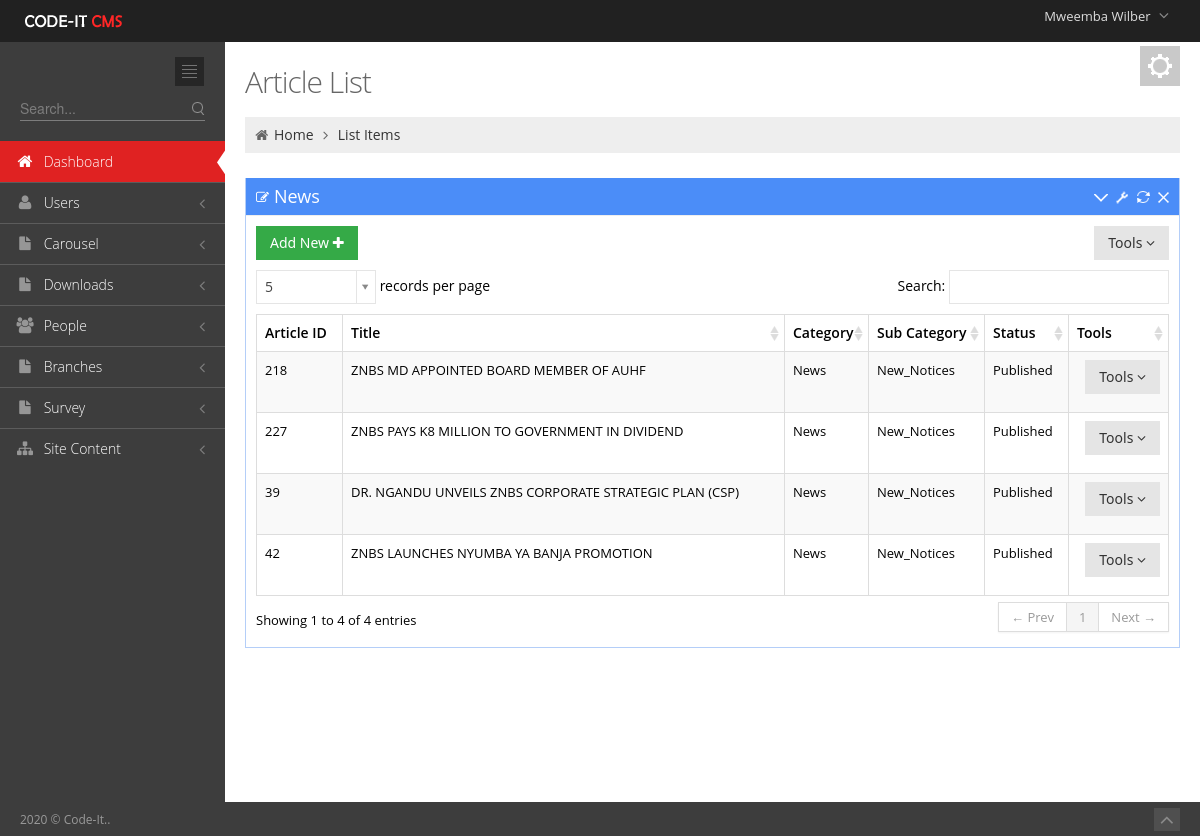
Screenshot of /Admin/ArticleListNews.php (signed in) with the database file from the repository.
### tables this page shows
CREATE TABLE `user_tbl` (
  `username` varchar(50) NOT NULL,
  `password` text NOT NULL,
  `email` text NOT NULL,
  `contact_no` varchar(50) NOT NULL,
  `branch` int(11) NOT NULL,
  `level` int(11) NOT NULL,
  `Position` text NOT NULL,
  `active` int(11) NOT NULL,
  `Staff_no` int(11) NOT NULL,
  `profile_picture` text NOT NULL,
  `last_pass_change` date NOT NULL,
  `emp_id` int(3) NOT NULL,
  `Status` varchar(20) NOT NULL,
  `date_created` date NOT NULL
);

CREATE TABLE `employees_tbl` (
  `emp_id` int(4) UNSIGNED ZEROFILL NOT NULL,
  `Title` text NOT NULL,
  `first_name` varchar(100) DEFAULT NULL,
  `last_name` varchar(100) DEFAULT NULL,
  `date_of_birth` date DEFAULT NULL,
  `email` varchar(100) DEFAULT NULL,
  `mobile_number` varchar(18) DEFAULT NULL,
  `whatsapp` text NOT NULL,
  `address1` varchar(100) DEFAULT NULL,
  `address2` varchar(100) DEFAULT NULL,
  `city_town` varchar(100) DEFAULT NULL,
  `genda` varchar(10) DEFAULT NULL,
  `country` varchar(100) DEFAULT NULL,
  `date_joined` date DEFAULT NULL,
  `jobRole` text,
  `Qualification_level` varchar(40) NOT NULL,
  `qualification_Area` varchar(100) NOT NULL,
  `Category` text NOT NULL,
  `Picture` text NOT NULL,
  `brief_profile` text NOT NULL
);

CREATE TABLE `articles` (
  `article_id` int(11) NOT NULL,
  `At_Title` text NOT NULL,
  `At_content` longtext NOT NULL,
  `At_image` text NOT NULL,
  `At_sub_cat` int(11) NOT NULL,
  `At_category` int(11) NOT NULL,
  `At_status` text NOT NULL,
  `Document` text NOT NULL,
  `ytube` text NOT NULL
);

CREATE TABLE `at_categories` (
  `ID` int(11) NOT NULL,
  `Name` text NOT NULL
);

CREATE TABLE `sub_category` (
  `Sub_id` int(11) NOT NULL,
  `Sub_name` text NOT NULL,
  `Category_id` int(11) NOT NULL
);

### includes/sessions.php (called while the page is built, shortened)
<?php
include 'Dbconnect.php';
$dbuser=$_SESSION['username'];
   $query="SELECT * FROM `user_tbl` INNER JOIN `employees_tbl` ON `employees_tbl`.`emp_id`=`user_tbl`.`Staff_no` WHERE `username`='$dbuser'";
      $q1=mysqli_query($conn,$query)or die(mysqli_error());
            while ($row = mysqli_fetch_array($q1)) {
            $firstname=$row['first_name'];
            }
?>

### Admin/ArticleListNews.php (the view, shortened to what this page needs)
<?php include '../includes/sessions.php';?><!DOCTYPE html>
 <html lang="en">
<head>
	<link href="media/css/bootstrap.min.css" rel="stylesheet" type="text/css"/>
	<link href="media/css/bootstrap-responsive.min.css" rel="stylesheet" type="text/css"/>
	<link href="media/css/font-awesome.min.css" rel="stylesheet" type="text/css"/>
	<link href="media/css/style-metro.css" rel="stylesheet" type="text/css"/>
	<link href="media/css/style.css" rel="stylesheet" type="text/css"/>
	<link href="media/css/style-responsive.css" rel="stylesheet" type="text/css"/>
	<link href="media/css/default.css" rel="stylesheet" type="text/css" id="style_color"/>
	<link href="media/css/uniform.default.css" rel="stylesheet" type="text/css"/>
	<link rel="stylesheet" type="text/css" href="media/css/select2_metro.css" />
	<link rel="stylesheet" href="media/css/DT_bootstrap.css" />
</head>
<?php
include 'includes/header.php';
include 'includes/sidebar.php';
?>
		<div class="page-content">
			<div class="container-fluid">
				<div class="row-fluid">
					<div class="span12">
						<div class="color-panel hidden-phone">
							<div class="color-mode-icons icon-color"></div>
						</div>
						<h3 class="page-title">
							Article List
						</h3>
						<ul class="breadcrumb">
							<li>
								<i class="icon-home"></i>
								<a href="index.html">Home</a>
								<i class="icon-angle-right"></i>
							</li>
							<li><a href="#">List Items</a></li>
						</ul>
					</div>
				</div>
				<div class="row-fluid">
					<div class="span12">
						<div class="portlet box blue">
							<div class="portlet-title">
								<div class="caption"><i class="icon-edit"></i>News</div>
								<div class="tools">
									<a href="javascript:;" class="collapse"></a>
									<a href="#portlet-config" data-toggle="modal" class="config"></a>
									<a href="javascript:;" class="reload"></a>
									<a href="javascript:;" class="remove"></a>
								</div>
							</div>
							<div class="portlet-body">
								<div class="clearfix">
									<div class="btn-group">
										<a href="NewArticles.php"><button " class="btn green">
										Add New <i class="icon-plus"></i>
										</button></a>
									</div>
									<div class="btn-group pull-right">
										<button class="btn dropdown-toggle" data-toggle="dropdown">Tools <i class="icon-angle-down"></i>
										</button>
									</div>
								</div>
								<table class="table table-striped table-hover table-bordered" id="sample_editable_1">
									<thead>
										<tr>
											<th>Article ID</th>
											<th>Title</th>
											<th>Category</th>
											<th>Sub Category</th>
											<th>Status</th>
											<th>Tools</th>
										</tr>
									</thead>
									<tbody>
                                <?php
 $propertySQL="SELECT * FROM `articles`
 INNER JOIN `at_categories` ON `articles`.`At_category`=`at_categories`.`ID` INNER JOIN `sub_category` ON `sub_category`.`Sub_id`=`articles`.`At_sub_cat`  WHERE `At_sub_cat`='17' ";
											$results=mysqli_query($conn,$propertySQL);
											while($row5=mysqli_fetch_array($results)){
            ?>
										<tr class="">
                                             <td><?php  echo $row5['article_id']; ?></td>
											<td><?php  echo $row5['At_Title']; ?></td>
											<td><?php  echo $row5['Name']; ?></td>
											<td><?php  echo $row5['Sub_name']; ?></td>
											<td><?php  echo $row5['At_status']; ?></td>
											<td><div class="btn-group pull-right">
										<button class="btn dropdown-toggle" data-toggle="dropdown">Tools <i class="icon-angle-down"></i>
										</button>
									</div></td>
										</tr>
									<?php } 		 ?>
									</tbody>
								</table>
							</div>
						</div>
					</div>
				</div>
			</div>
		</div>
	</div>
	<div class="footer">
		<div class="footer-inner">
			2020 &copy; Code-It..
		</div>
		<div class="footer-tools">
			<span class="go-top">
			<i class="icon-angle-up"></i>
			</span>
		</div>
	</div>
</body>
</html>

### Admin/includes/header.php (shortened to what this page needs)
<?php
 include '../includes/sessions.php';
?>
 <html lang="en" class="no-js">
<body class="page-header-fixed">
	<div class="header navbar navbar-inverse navbar-fixed-top">
		<div class="navbar-inner">
			<div class="container-fluid">
				<a class="brand" href="index.php">
				<img src="media/image/logo.png" alt="logo"/>
				</a>
				<ul class="nav pull-right">
					<li class="dropdown user">
						<a href="#" class="dropdown-toggle" data-toggle="dropdown">
						<span class="username"><?php echo $firstname ;?></span>
						<i class="icon-angle-down"></i>
						</a>
					</li>
				</ul>
			</div>
		</div>
	</div>
	<div class="page-container">

### Admin/media/css/style-metro.css (style rules this page uses)
div, input, select, textarea, span, img, table, td, th, p, a, button, ul, li { -webkit-border-radius: 0 !important; -moz-border-radius: 0 !important; border-radius: 0 !important; }
.btn { background-color: #e5e5e5; background-image: none; filter: none; border: 0; padding: 7px 14px; text-shadow: none; font-family: "Segoe UI", Helvetica, Arial, sans-serif; font-size: 14px; color: #333333; cursor: pointer; outline: none; -webkit-box-shadow: none !important; -moz-box-shadow: none !important; box-shadow: none !important; -webkit-border-radius: 0 !important; -moz-border-radius: 0 !important; border-radius: 0 !important; }
.btn.green { color: white; text-shadow: none; background-color: #35aa47; }

### Admin/media/css/style-responsive.css (style rules this page uses)
@media (min-width: 980px) { .page-content { margin-left: 225px; margin-top: 0px; min-height: 760px; } }

### Admin/media/css/default.css (style rules this page uses)
body { background-color: #3d3d3d !important; }
.header .navbar-inner { filter: none !important; background-image: none !important; background-color: #212121 !important; }
.header .nav li.dropdown .dropdown-toggle i { color: #8a8a8a !important; }
.footer .footer-inner { color: #999999; }
.footer .footer-tools .go-top { background-color: #4f4f4f; }
.footer .footer-tools .go-top i { color: #8a8a8a; }

### rows the page displays
user_tbl: employees_tbl.first_name "Mweemba Wilber"
articles: article_id "39", At_Title "DR. NGANDU UNVEILS ZNBS CORPORATE STRATEGIC PLAN (CSP)", at_categories.Name "News", sub_category.Sub_name "New_Notices", At_status "Published"
articles: article_id "42", At_Title "ZNBS LAUNCHES NYUMBA YA BANJA PROMOTION", at_categories.Name "News", sub_category.Sub_name "New_Notices", At_status "Published"
articles: article_id "218", At_Title "ZNBS MD APPOINTED BOARD MEMBER OF AUHF", at_categories.Name "News", sub_category.Sub_name "New_Notices", At_status "Published"
articles: article_id "227", At_Title "ZNBS PAYS K8 MILLION TO GOVERNMENT IN DIVIDEND", at_categories.Name "News", sub_category.Sub_name "New_Notices", At_status "Published"
